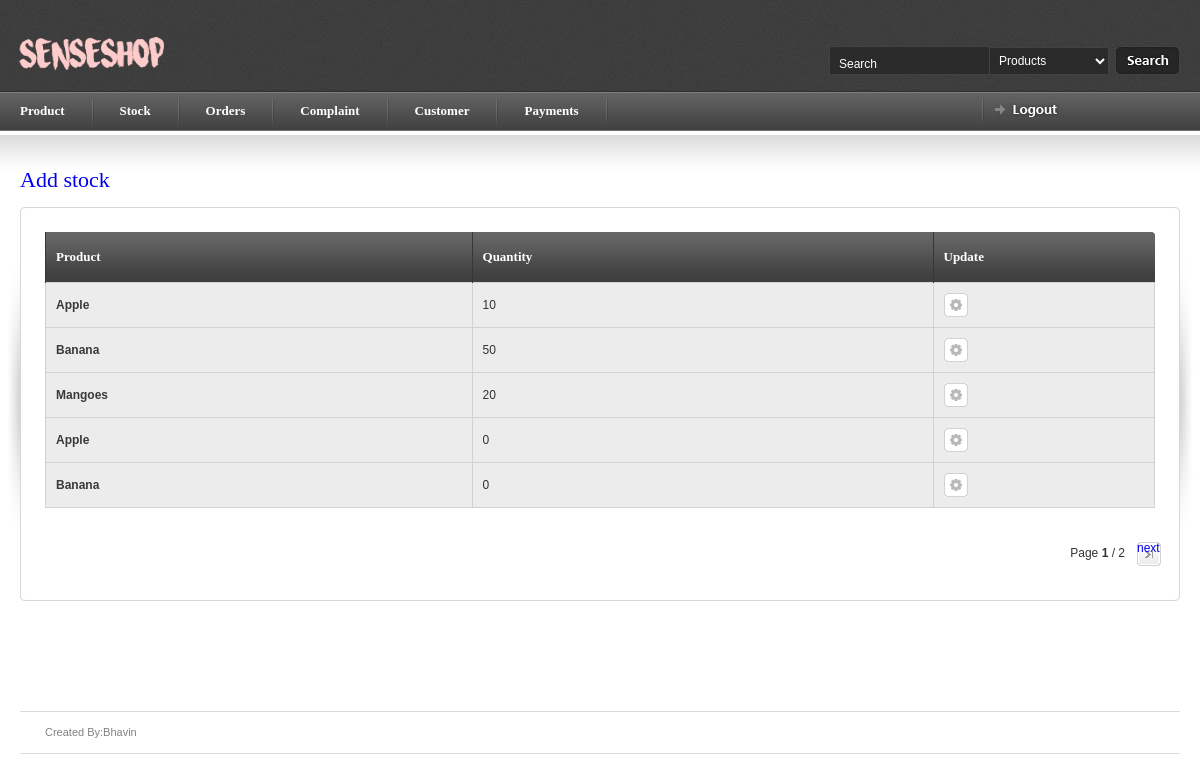
Page /myadmin/stock (signed in) on the committed database.
### myadmin/models.py (models this page shows, shortened)
class stock(models.Model):
    pro_id = models.ForeignKey(product, on_delete=models.CASCADE,related_name='product_primary')
    quantity = models.DecimalField(max_digits=3,decimal_places=0)
    flag = models.DecimalField(max_digits=2,decimal_places=0,null=True,blank=True,default=0)

class product(models.Model):
    pro_name = models.CharField(max_length=250, unique=True)
    au_id = models.DecimalField(max_digits=20,decimal_places=0,unique=True)
    pro_price = models.DecimalField(max_digits=5, decimal_places=0)
    prodct_dec =models.CharField(max_length=1000)
    image = models.ImageField(blank = True)
    flag =models.DecimalField(max_digits=2,decimal_places=0,null=True,blank=True,default=0)
    def __str__(self):
      return self.pro_name

### myadmin/views.py (the view)
# urls.py: url(r'^myadmin/stock$', b.StockIndexView.as_view(), name='stock'),
class StockIndexView(generic.ListView):
    template_name = 'stock.html'
    context_object_name = 'stock'
    model = stock
    paginate_by = 5
    def get_queryset(self):
        return stock.objects.all()
    def dispatch(self,request ,*args, **kwargs):
        if request.session.has_key('myadmin'):
            a = 'hello'
        else:
            return redirect('index')
        return super(StockIndexView, self).dispatch(request,*args, **kwargs)

### myadmin/templates/stock.html (shortened to what this page needs)
{% load staticfiles %}
{% include 'article_start.html' %}
<div id="page-heading">
    <h1><a href="{% url 'stock_add' %}">Add stock</a></h1>
</div>
<table border="0" width="100%" cellpadding="0" cellspacing="0" id="content-table">
    <tr>
        <th rowspan="3" class="sized"><img src="{% static 'images/shared/side_shadowleft.jpg'%}" width="20" height="300" alt="" /></th>
        <th class="topleft"></th>
        <td id="tbl-border-top">&nbsp;</td>
        <th class="topright"></th>
        <th rowspan="3" class="sized"><img src="{% static 'images/shared/side_shadowright.jpg'%}" width="20" height="300" alt="" /></th>
    </tr>
<tr>
    <td id="tbl-border-left"></td>
    <td>
        <div id="content-table-inner">
            <div id="table-content">
                <form id="mainform" action="">
                    <table border="0" width="100%" cellpadding="0" cellspacing="0" id="product-table">
                     <tr>
                        <th class="table-header-repeat line-left"><a>Product</a></th>
                        <th class="table-header-repeat line-left"><a>Quantity</a></th>
                        <th class="table-header-options line-left"><a>Update</a></th>
                    </tr>
                        {% for stk in stock %}
                        <tr class="alternate-row">
                            <td><a href="{% url 'product_detail' stk.pro_id_id %}"> <b>{{ stk.pro_id }}</b></a></td>
                            <td> {{ stk.quantity }}</td>
                            <td> <a href="{% url "stock_update" stk.id %}" title="Edit" class="icon-1 info-tooltip"> </a></td>
                        </tr>
                    {% endfor %}
                    </table>
                    </form>
        </div>
   {% if is_paginated %}
   <table border="0" cellpadding="0" cellspacing="0" id="paging-table">
        <tr>
            <td>
                <div id="page-info"> Page <strong>{{ page_obj.number }} </strong> / {{ page_obj.paginator.num_pages }}</div>
                {% if page_obj.has_next %}
                    <a href="{% url 'product' %}?page={{ page_obj.next_page_number }}" class="page-right">next</a>
                {% endif %}
            </td>
        </tr>
    </table>
    {% endif %}
 </div>
			</td>
		<td id="tbl-border-right"></td>
	</tr>
	<tr>
		<th class="sized bottomleft"></th>
		<td id="tbl-border-bottom">&nbsp;</td>
		<th class="sized bottomright"></th>
	</tr>
	</table>
</div>
{% include 'article_close.html' %}

### myadmin/static/css/screen.css (style rules this page uses)
* { margin: 0; padding: 0; }
html, body { height: 100%; }
body { background: #fff; color: #393939; font-family: Arial; font-size: 0px; line-height: 0; }
#content-table { font-size: 0px; line-height: 0px; }
#content-table th.sized { height: 15px; width: 15px; padding: 0; margin: 0; font-size: 0px; line-height: 0px; }
#content-table-inner { font-size: 12px; line-height: 12px; padding: 10px 0 20px 0; }
#tbl-border-top { background: url(../images/shared/border_bit.jpg) top repeat-x; line-height: 0;font-size: 0px; height: 15px; }
#tbl-border-bottom { background: url(../images/shared/border_bit.jpg) bottom repeat-x; line-height: 0;font-size: 0px; height: 15px; }
#tbl-border-left { background: url(../images/shared/border_bit.jpg) left repeat-y; }
#tbl-border-right { background: url(../images/shared/border_bit.jpg) right repeat-y; }
#table-content { line-height: 16px; margin: 0 10px 10px 10px; min-height: 300px; }
.topleft { background: url(../images/shared/corner_top_left.jpg) no-repeat; width:15px; height:15px; }
.topright { background: url(../images/shared/corner_top_right.jpg) no-repeat; width:15px; height:15px; }
.bottomleft { background: url(../images/shared/corner_bottom_left.jpg) no-repeat; width:15px; height:15px; }
.bottomright { background: url(../images/shared/corner_bottom_right.jpg) no-repeat; width:15px; height:15px; }
#page-heading { margin: 0 0 15px 20px; }
h1 { color: #4b4b4b; font-family: Tahoma; font-size: 22px; line-height: 24px; font-weight: normal; }
a.icon-1 { background: url(../images/table/table_icon_1.gif) no-repeat; display: block; float: left; height: 24px; margin: 0 8px 0 0; width: 24px; }
#product-table { margin-bottom: 20px; }
#product-table td a { color: #393939; }
#product-table th { height: 50px; text-align: left; }
#product-table td { border: 1px solid #d2d2d2; padding: 10px 0 10px 10px; }
#product-table tr.alternate-row { background: #ececec; }
.table-header-options { background: url(../images/table/table_header_options.jpg) no-repeat; border: none; min-width: 221px; padding: 0px 0 0 0; width: 221px; }
.table-header-repeat { background: url(../images/table/table_header_repeat.jpg) repeat-x; border: none; font-size: 0px; line-height: 0; padding: 0px 0 0 0; }
.table-header-options a, .table-header-repeat a { color: #fff; font-family: Tahoma; font-size: 13px; font-weight: bold; line-height: 14px; margin: 0 0 0 10px; padding: 0 10px 0 0; }
th.line-left { border-left: 1px solid #373737; }
#paging-table { float: right; margin: 0 4px 0 0; }
.page-right { background: url(../images/table/paging_far_right.gif) no-repeat; display: block; float: left; height: 24px; width: 24px; }
#page-info { float: left; line-height: 16px; padding: 3px 12px 0 12px; }
table { border-collapse: collapse; }
a { outline: none; text-decoration: none; }
img { border: 0; }
form { margin: 0; padding: 0; }

### rows in the picture
stock: pro_id "Apple", quantity "10"
stock: pro_id "Banana", quantity "50"
stock: pro_id "Mangoes", quantity "20"
stock: pro_id "Apple", quantity "0"
stock: pro_id "Banana", quantity "0"

### other values in the picture
{{ page_obj.number }} "1"
{{ page_obj.paginator.num_pages }} "2"
